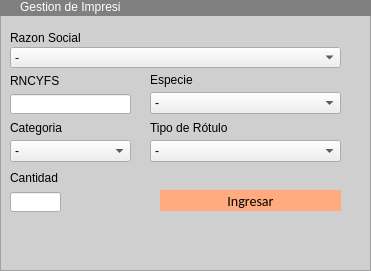
         <widget class="QFrame" name="frame_82">
          <property name="geometry">
           <rect>
            <x>300</x>
            <y>450</y>
            <width>371</width>
            <height>271</height>
           </rect>
          </property>
          <property name="styleSheet">
           <string notr="true">QFrame
{
background-color: rgb(207, 207, 207);
}
QPushButton{
border-radius:15px;
background:#DBC9D4;
font-family: Calibri;
font-size:14px;
}</string>
          </property>
          <property name="frameShape">
           <enum>QFrame::StyledPanel</enum>
          </property>
          <property name="frameShadow">
           <enum>QFrame::Raised</enum>
          </property>
          <widget class="QFrame" name="frame_83">
           <property name="geometry">
            <rect>
             <x>0</x>
             <y>0</y>
             <width>371</width>
             <height>16</height>
            </rect>
           </property>
           <property name="styleSheet">
            <string notr="true">background:grey;
border-radius:15px;
</string>
           </property>
           <property name="frameShape">
            <enum>QFrame::StyledPanel</enum>
           </property>
           <property name="frameShadow">
            <enum>QFrame::Raised</enum>
           </property>
           <widget class="QLabel" name="label_156">
            <property name="geometry">
             <rect>
              <x>20</x>
              <y>-3</y>
              <width>101</width>
              <height>20</height>
             </rect>
            </property>
            <property name="styleSheet">
             <string notr="true">color:rgb(255, 255, 255);</string>
            </property>
            <property name="text">
             <string>Gestion de Impresión</string>
            </property>
           </widget>
          </widget>
          <widget class="QLabel" name="label_110">
           <property name="geometry">
            <rect>
             <x>10</x>
             <y>30</y>
             <width>121</width>
             <height>16</height>
            </rect>
           </property>
           <property name="text">
            <string>Razon Social</string>
           </property>
          </widget>
          <widget class="QComboBox" name="cb_razonsocial_rotulos">
           <property name="geometry">
            <rect>
             <x>10</x>
             <y>47</y>
             <width>331</width>
             <height>21</height>
            </rect>
           </property>
           <property name="font">
            <font>
             <family>Calibri</family>
             <pointsize>10</pointsize>
            </font>
           </property>
           <property name="styleSheet">
            <string notr="true">color:black;</string>
           </property>
           <item>
            <property name="text">
             <string>-</string>
            </property>
           </item>
          </widget>
          <widget class="QLineEdit" name="txt_rncyfs_rotulos">
           <property name="geometry">
            <rect>
             <x>10</x>
             <y>94</y>
             <width>121</width>
             <height>20</height>
            </rect>
           </property>
          </widget>
          <widget class="QLabel" name="label_68">
           <property name="geometry">
            <rect>
             <x>10</x>
             <y>73</y>
             <width>121</width>
             <height>16</height>
            </rect>
           </property>
           <property name="text">
            <string>RNCYFS</string>
           </property>
          </widget>
          <widget class="QLineEdit" name="txt_cantidad_rotulos">
           <property name="geometry">
            <rect>
             <x>10</x>
             <y>192</y>
             <width>51</width>
             <height>20</height>
            </rect>
           </property>
          </widget>
          <widget class="QLabel" name="label_74">
           <property name="geometry">
            <rect>
             <x>10</x>
             <y>170</y>
             <width>51</width>
             <height>16</height>
            </rect>
           </property>
           <property name="text">
            <string>Cantidad</string>
           </property>
          </widget>
          <widget class="QComboBox" name="cbx_especie_rotulos">
           <property name="geometry">
            <rect>
             <x>150</x>
             <y>92</y>
             <width>191</width>
             <height>22</height>
            </rect>
           </property>
           <item>
            <property name="text">
             <string>-</string>
            </property>
           </item>
           <item>
            <property name="text">
             <string>Avena</string>
            </property>
           </item>
           <item>
            <property name="text">
             <string>Arveja</string>
            </property>
           </item>
           <item>
            <property name="text">
             <string>Cebada</string>
            </property>
           </item>
           <item>
            <property name="text">
             <string>Trigo</string>
            </property>
           </item>
           <item>
            <property name="text">
             <string>Soja</string>
            </property>
           </item>
           <item>
            <property name="text">
             <string>Maiz</string>
            </property>
           </item>
           <item>
            <property name="text">
             <string>Vicia</string>
            </property>
           </item>
          </widget>
          <widget class="QLabel" name="label_65">
           <property name="geometry">
            <rect>
             <x>150</x>
             <y>72</y>
             <width>121</width>
             <height>16</height>
            </rect>
           </property>
           <property name="text">
            <string>Especie</string>
           </property>
          </widget>
          <widget class="QComboBox" name="cbx_categoria_rotulos">
           <property name="geometry">
            <rect>
             <x>10</x>
             <y>140</y>
             <width>121</width>
             <height>22</height>
            </rect>
           </property>
           <item>
            <property name="text">
             <string>-</string>
            </property>
           </item>
           <item>
            <property name="text">
             <string>Original</string>
            </property>
           </item>
           <item>
            <property name="text">
             <string>Primera</string>
            </property>
           </item>
           <item>
            <property name="text">
             <string>Segunda</string>
            </property>
           </item>
           <item>
            <property name="text">
             <string>Tercera</string>
            </property>
           </item>
           <item>
            <property name="text">
             <string>Identificada</string>
            </property>
           </item>
           <item>
            <property name="text">
             <string>Hibrido</string>
            </property>
           </item>
          </widget>
          <widget class="QLabel" name="label_66">
           <property name="geometry">
            <rect>
             <x>10</x>
             <y>120</y>
             <width>121</width>
             <height>16</height>
            </rect>
           </property>
           <property name="text">
            <string>Categoria</string>
           </property>
          </widget>
          <widget class="QComboBox" name="cbx_tipo_rotulos">
           <property name="geometry">
            <rect>
             <x>150</x>
             <y>140</y>
             <width>191</width>
             <height>22</height>
            </rect>
           </property>
           <item>
            <property name="text">
             <string>-</string>
            </property>
           </item>
           <item>
            <property name="text">
             <string>IQR</string>
            </property>
           </item>
           <item>
            <property name="text">
             <string>Tyveck 40KG.</string>
            </property>
           </item>
           <item>
            <property name="text">
             <string>Tyveck BB</string>
            </property>
           </item>
           <item>
            <property name="text">
             <string>Regalia</string>
            </property>
           </item>
           <item>
            <property name="text">
             <string>Otro</string>
            </property>
           </item>
          </widget>
          <widget class="QLabel" name="label_67">
           <property name="geometry">
            <rect>
             <x>150</x>
             <y>120</y>
             <width>121</width>
             <height>16</height>
            </rect>
           </property>
           <property name="text">
            <string>Tipo de Rótulo</string>
           </property>
          </widget>
          <widget class="QPushButton" name="btn_ingresar_rotulos">
           <property name="geometry">
            <rect>
             <x>160</x>
             <y>190</y>
             <width>181</width>
             <height>21</height>
            </rect>
           </property>
           <property name="styleSheet">
            <string notr="true">QPushButton{
background-color: rgb(255, 170, 127);

}
QPushButton:hover{
background-color: rgb(212, 141, 105);

}</string>
           </property>
           <property name="text">
            <string>Ingresar</string>
           </property>
           <property name="shortcut">
            <string>Enter, Return</string>
           </property>
          </widget>
         </widget>
